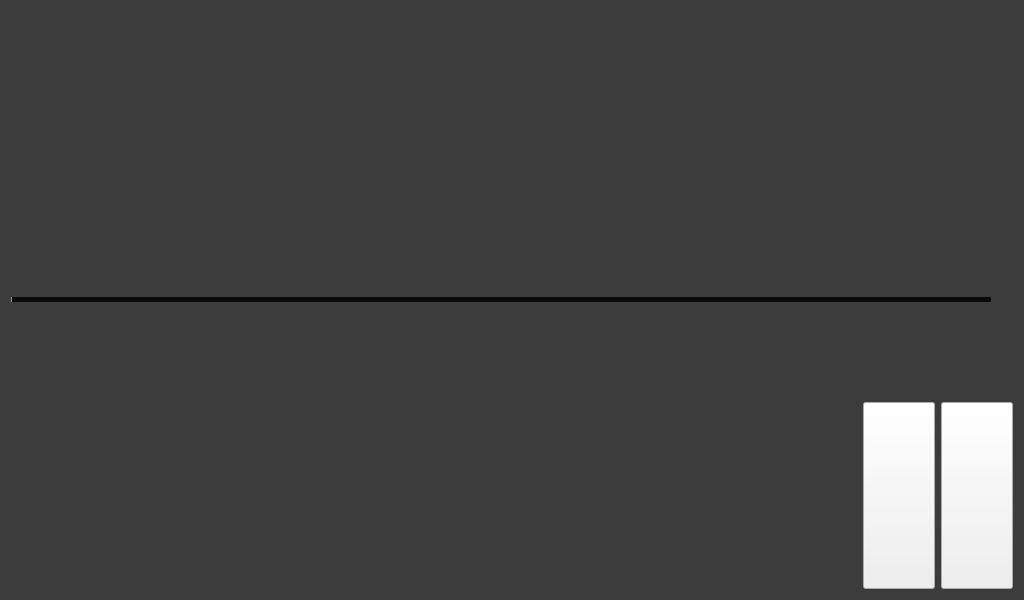
<?xml version="1.0" encoding="UTF-8"?>
<ui version="4.0">
 <class>csrplayer</class>
 <widget class="QMainWindow" name="csrplayer">
  <property name="geometry">
   <rect>
    <x>0</x>
    <y>0</y>
    <width>1024</width>
    <height>600</height>
   </rect>
  </property>
  <property name="sizePolicy">
   <sizepolicy hsizetype="Expanding" vsizetype="Expanding">
    <horstretch>1</horstretch>
    <verstretch>1</verstretch>
   </sizepolicy>
  </property>
  <property name="windowTitle">
   <string>csrplayer</string>
  </property>
  <property name="styleSheet">
   <string notr="true">QMainWindow
{
	background: none;
	background-color: rgba(60, 60, 60, 255);
}

QListView
{
	background: none;
	background-color: rgba(200, 200, 200,255);
}

QHBoxLayout
{
	background: none;
}

QSlider
{
	background: none;
}

QPushButton
{
	font: 18pt;
	background: none;
	border-width: 4px;
}

QPushButton:pressed
{
	border-width: 4px;
	background: none;
}

QLabel
{
	font: 20pt;
	background: none;
    color: rgb(220, 220, 220);
}

QSlider::groove:horizontal {
	height: 5px;/* the groove expands to the size of the slider by default. by giving it a height, it has a fixed size */
	background: none;
	background-color: rgb(10, 10, 10);
}

QSlider::handle:horizontal {
	border-image: url(:/icons/resources/ic_slider.png);
	width:15px;
	height:15px;
	margin: -5px -0px; /* handle is placed by default on the contents rect of the groove. Expand outside the groove */
	background: none;
}

QSlider::sub-page:horizontal {
	background: none;
	background-color: rgb(150, 150, 150);
}

QScrollBar:vertical {
	background: none;
	background: rgba(0, 0, 0, 255);
	margin: 17px 0px 17px 0px;
	width: 20px;
 }

QScrollBar::handle:vertical {
	background: none;
}

QScrollBar::add-line:vertical {
	background: none;
	background: rgba(0, 0, 0, 255);
	height: 20px;
	subcontrol-origin: margin;
}

 QScrollBar::sub-line:vertical {
	background: none;
	background: rgba(0, 0, 0, 255);
	height: 20px;
	subcontrol-origin: margin;
 }

QScrollBar:up-arrow:vertical {
 	height: 20px;
	background: none;
 }

QScrollBar::down-arrow:vertical {
	height: 20px;
	background: none;
 }

 QScrollBar::add-page:vertical, QScrollBar::sub-page:vertical {
     background: none;
 }</string>
  </property>
  <widget class="QWidget" name="mainLayout">
   <property name="sizePolicy">
    <sizepolicy hsizetype="Preferred" vsizetype="Preferred">
     <horstretch>0</horstretch>
     <verstretch>0</verstretch>
    </sizepolicy>
   </property>
   <layout class="QVBoxLayout" name="verticalLayout_5">
    <property name="spacing">
     <number>3</number>
    </property>
    <property name="topMargin">
     <number>9</number>
    </property>
    <item>
     <layout class="QVBoxLayout" name="layout" stretch="0,0,0">
      <property name="spacing">
       <number>10</number>
      </property>
      <property name="topMargin">
       <number>0</number>
      </property>
      <item>
       <layout class="QHBoxLayout" name="displayLayout">
        <property name="sizeConstraint">
         <enum>QLayout::SetDefaultConstraint</enum>
        </property>
        <item>
         <widget class="VideoWidget" name="videoWidget" native="true"/>
        </item>
       </layout>
      </item>
      <item>
       <layout class="QHBoxLayout" name="hLayout">
        <property name="sizeConstraint">
         <enum>QLayout::SetDefaultConstraint</enum>
        </property>
        <item>
         <widget class="ClickSlider" name="slider">
          <property name="sizePolicy">
           <sizepolicy hsizetype="Expanding" vsizetype="Preferred">
            <horstretch>0</horstretch>
            <verstretch>0</verstretch>
           </sizepolicy>
          </property>
          <property name="contextMenuPolicy">
           <enum>Qt::DefaultContextMenu</enum>
          </property>
          <property name="orientation">
           <enum>Qt::Horizontal</enum>
          </property>
          <property name="tickPosition">
           <enum>QSlider::NoTicks</enum>
          </property>
         </widget>
        </item>
        <item>
         <widget class="QLabel" name="labelDuration">
          <property name="text">
           <string/>
          </property>
         </widget>
        </item>
       </layout>
      </item>
      <item>
       <layout class="QHBoxLayout" name="controlLayout">
        <item>
         <widget class="Ticker" name="label">
          <property name="sizePolicy">
           <sizepolicy hsizetype="Fixed" vsizetype="Preferred">
            <horstretch>0</horstretch>
            <verstretch>0</verstretch>
           </sizepolicy>
          </property>
          <property name="minimumSize">
           <size>
            <width>450</width>
            <height>0</height>
           </size>
          </property>
          <property name="maximumSize">
           <size>
            <width>450</width>
            <height>16777215</height>
           </size>
          </property>
          <property name="text">
           <string/>
          </property>
         </widget>
        </item>
        <item>
         <spacer name="horizontalSpacer">
          <property name="orientation">
           <enum>Qt::Horizontal</enum>
          </property>
          <property name="sizeType">
           <enum>QSizePolicy::MinimumExpanding</enum>
          </property>
          <property name="sizeHint" stdset="0">
           <size>
            <width>20</width>
            <height>20</height>
           </size>
          </property>
         </spacer>
        </item>
        <item>
         <widget class="PlayerControls" name="controls" native="true"/>
        </item>
        <item>
         <widget class="QPushButton" name="openButton">
          <property name="sizePolicy">
           <sizepolicy hsizetype="Preferred" vsizetype="Preferred">
            <horstretch>0</horstretch>
            <verstretch>0</verstretch>
           </sizepolicy>
          </property>
          <property name="minimumSize">
           <size>
            <width>50</width>
            <height>50</height>
           </size>
          </property>
          <property name="text">
           <string/>
          </property>
          <property name="iconSize">
           <size>
            <width>50</width>
            <height>50</height>
           </size>
          </property>
         </widget>
        </item>
        <item>
         <widget class="QPushButton" name="closeButton">
          <property name="sizePolicy">
           <sizepolicy hsizetype="Preferred" vsizetype="Preferred">
            <horstretch>0</horstretch>
            <verstretch>0</verstretch>
           </sizepolicy>
          </property>
          <property name="minimumSize">
           <size>
            <width>50</width>
            <height>50</height>
           </size>
          </property>
          <property name="text">
           <string/>
          </property>
          <property name="iconSize">
           <size>
            <width>50</width>
            <height>50</height>
           </size>
          </property>
         </widget>
        </item>
       </layout>
      </item>
     </layout>
    </item>
   </layout>
  </widget>
  <action name="actionExit">
   <property name="text">
    <string>E&amp;xit</string>
   </property>
  </action>
 </widget>
 <layoutdefault spacing="6" margin="11"/>
 <customwidgets>
  <customwidget>
   <class>PlayerControls</class>
   <extends>QWidget</extends>
   <header location="global">playercontrols.h</header>
   <container>1</container>
  </customwidget>
  <customwidget>
   <class>VideoWidget</class>
   <extends>QWidget</extends>
   <header location="global">videowidget.h</header>
   <container>1</container>
  </customwidget>
  <customwidget>
   <class>ClickSlider</class>
   <extends>QSlider</extends>
   <header location="global">clickslider.h</header>
  </customwidget>
  <customwidget>
   <class>Ticker</class>
   <extends>QLabel</extends>
   <header location="global">ticker.h</header>
  </customwidget>
 </customwidgets>
 <resources/>
 <connections>
  <connection>
   <sender>actionExit</sender>
   <signal>triggered()</signal>
   <receiver>csrplayer</receiver>
   <slot>close()</slot>
   <hints>
    <hint type="sourcelabel">
     <x>-1</x>
     <y>-1</y>
    </hint>
    <hint type="destinationlabel">
     <x>20</x>
     <y>20</y>
    </hint>
   </hints>
  </connection>
 </connections>
</ui>
